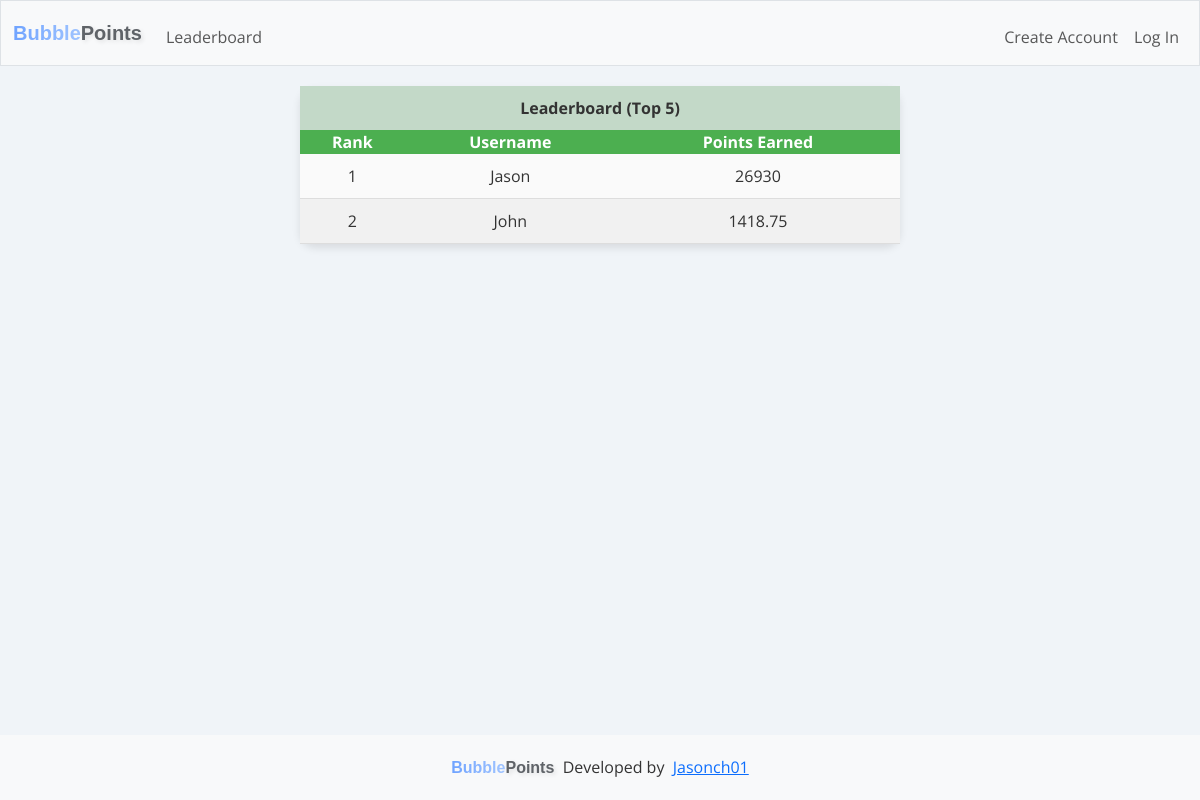
The app's page /leaderboard with its own data.
### tables this page shows
CREATE TABLE users (
        id INTEGER PRIMARY KEY AUTOINCREMENT NOT NULL,
        username TEXT NOT NULL,
        hash TEXT NOT NULL,
        points INTEGER NOT NULL DEFAULT 1000,
        total_points_earned INTEGER NOT NULL DEFAULT 0,
        email TEXT UNIQUE
    );

### app.py (the view)
@app.route("/leaderboard", methods=["GET", "POST"])
def leaderboard():
    user = cur.execute("SELECT username, total_points_earned FROM users ORDER BY total_points_earned DESC LIMIT 5").fetchall()
    print(user[0][0])
    if request.method == "POST":
        return redirect("/")
    else:
        return render_template("leaderboard.html", user=user)

### app.py (called while the page is built)
@app.after_request
def after_request(response):
    response.headers["Cache-Control"] = "no-cache, no-store, must-revalidate"
    response.headers["Expires"] = 0
    response.headers["Pragma"] = "no-cache"
    return response

### templates/leaderboard.html
{% extends "layout.html" %}
{% block main %}
<div class="container d-flex justify-content-center align-items-center leaderboard">
  <table class="leaderboard-table">
    <thead>
      <tr class="leaderboard-header">
        <th colspan="3" class="text-center">Leaderboard (Top 5)</th>
      </tr>
      <tr class="leaderboard-header-row">
        <th class="text-center">Rank</th>
        <th class="text-center">Username</th>
        <th class="text-center">Points Earned</th>
      </tr>
    </thead>
    <tbody>
      {% for user in user %}
      <tr class="leaderboard-row">
        <td class="text-center">{{ loop.index }}</td>
        <td class="text-center">{{ user[0] }}</td>
        <td class="text-center">{{ user[1] }}</td>
      </tr>
      {% endfor %}
    </tbody>
  </table>
</div>
{% endblock %}

### static/style.css (style rules this page uses)
* { margin: 0; padding: 0; box-sizing: border-box; }
html { font-family:Arial, Helvetica, sans-serif; font-size: 1rem; }
html body { height: 100vh; margin: 0; display: flex; flex-direction: column; background-color: #F0F4F8; color: #333; }
body { font-family: 'Open Sans', sans-serif; }
.leaderboard { margin: 1em auto; }
.leaderboard { display: flex; justify-content: center; align-items: center; margin-top: 20px; }
.leaderboard-table { width: 80%; max-width: 600px; background-color: #fff; border-radius: 15px; padding: 20px; box-shadow: 0 4px 8px rgba(0, 0, 0, 0.1); border-collapse: collapse; }
.leaderboard-header { background-color: #C3D9C8; color: #333; font-weight: bold; }
.leaderboard-header-row { background-color: #4CAF50; color: white; }
.leaderboard-header th { padding: 10px; }
.leaderboard-row { background-color: #fafafa; border-bottom: 1px solid #ddd; transition: background-color 0.3s ease; }
.leaderboard-row td { padding: 10px; text-align: center; }
.text-center { text-align: center; }
.leaderboard-row:nth-child(even) { background-color: #f1f1f1; }

### records on screen
users: username "Jason", total_points_earned "26930"
users: username "John", total_points_earned "1418.75"
